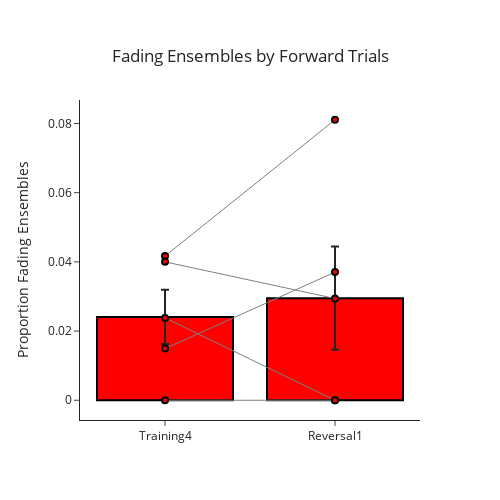

The notebook cell saved with this chart:
### Code cell
## Get proportion decreasing values
prop_decreasing_T4 = []
prop_decreasing_R1 = []
mouse_name = []
for key in mouse_trends:
    prop_decreasing_T4.append(mouse_trends[key]['Training4']['prop_decreasing'])
    prop_decreasing_R1.append(mouse_trends[key]['Reversal1']['prop_decreasing'])
    mouse_name.append(key)
prop_df = pd.DataFrame({'Mouse': mouse_name, 'Training4': prop_decreasing_T4, 'Reversal1': prop_decreasing_R1})
## Plot prop_df
x = ['Training4', 'Reversal1']
avgs = [prop_df.Training4.mean(), prop_df.Reversal1.mean()]
sem = [prop_df.Training4.sem(), prop_df.Reversal1.sem()]
fig = go.Figure(data = go.Bar(x = x, y = avgs, error_y = dict(type = 'data', array = sem), showlegend = False))
for row in prop_df.index:
    data = prop_df.loc[row]
    fig.add_trace(go.Scatter(x = x, y = [data.Training4, data.Reversal1], mode = 'lines+markers', line_color = 'grey', showlegend = False,
                             line = dict(width = 1), name = prop_df.loc[row, 'Mouse'], marker_color = 'grey'))
fig.update_layout(template = 'simple_white', width = 500, height = 500)
fig.update_layout(
    title={
        'text': 'Fading Ensembles by Forward Trials',
        'y':0.9,
        'x':0.5,
        'xanchor': 'center',
        'yanchor': 'top'})
fig.update_yaxes(title = 'Proportion Fading Ensembles')
fig.update_traces(marker_color = 'red', marker_line_color = 'black', marker_line_width = 2)
fig.show()

### Figure 1 — Plotly figure (JSON) as saved in the notebook; plotly's stock layout.template omitted (floating-point values rounded to 4 significant figures)
{"data": [{"error_y": {"array": [0.007831, 0.01493], "type": "data"}, "marker": {"color": "red", "line": {"color": "black", "width": 2}}, "showlegend": false, "type": "bar", "x": ["Training4", "Reversal1"], "y": [0.02408, 0.02951]}, {"line": {"color": "grey", "width": 1}, "marker": {"color": "red", "line": {"color": "black", "width": 2}}, "mode": "lines+markers", "name": "mc03", "showlegend": false, "type": "scatter", "x": ["Training4", "Reversal1"], "y": [0.02381, 0]}, {"line": {"color": "grey", "width": 1}, "marker": {"color": "red", "line": {"color": "black", "width": 2}}, "mode": "lines+markers", "name": "mc06", "showlegend": false, "type": "scatter", "x": ["Training4", "Reversal1"], "y": [0.01493, 0.03704]}, {"line": {"color": "grey", "width": 1}, "marker": {"color": "red", "line": {"color": "black", "width": 2}}, "mode": "lines+markers", "name": "mc07", "showlegend": false, "type": "scatter", "x": ["Training4", "Reversal1"], "y": [0, 0]}, {"line": {"color": "grey", "width": 1}, "marker": {"color": "red", "line": {"color": "black", "width": 2}}, "mode": "lines+markers", "name": "mc09", "showlegend": false, "type": "scatter", "x": ["Training4", "Reversal1"], "y": [0.04167, 0.08108]}, {"line": {"color": "grey", "width": 1}, "marker": {"color": "red", "line": {"color": "black", "width": 2}}, "mode": "lines+markers", "name": "mc11", "showlegend": false, "type": "scatter", "x": ["Training4", "Reversal1"], "y": [0.04, 0.02941]}], "layout": {"height": 500, "title": {"text": "Fading Ensembles by Forward Trials", "x": 0.5, "xanchor": "center", "y": 0.9, "yanchor": "top"}, "width": 500, "yaxis": {"title": {"text": "Proportion Fading Ensembles"}}}}
